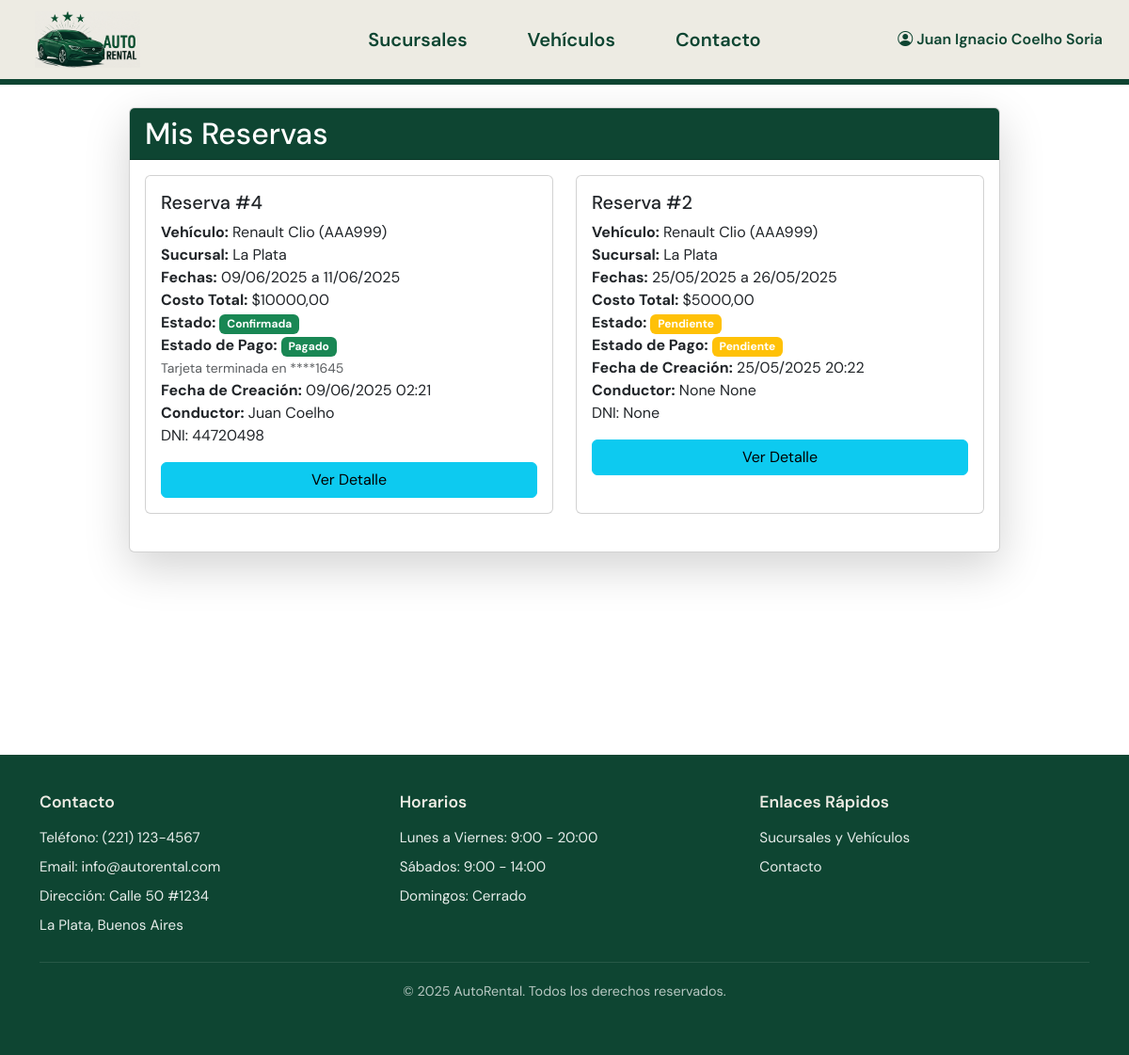
/reservas/mis_reservas/ (signed in), run on the app's committed database.
### usuarios/models.py (models this page shows, shortened)
class Usuario(AbstractUser):
    username = None  # Eliminamos username
    email = models.EmailField(_('email address'), unique=True)
    edad = models.PositiveIntegerField(null=True)
    DNI = models.CharField(max_length=10, unique=True, null=True)
    ROLES = (
        ('ADMIN', 'Administrador'),
        ('CLIENTE', 'Cliente'),
        ('EMPLEADO', 'Empleado')
    )
    rol = models.CharField(max_length=10, choices=ROLES, default='CLIENTE')
    is_staff = models.BooleanField(default=False)
    is_superuser = models.BooleanField(default=False)
    USERNAME_FIELD = 'email'
    REQUIRED_FIELDS = ['first_name', 'last_name']
    objects = UsuarioManager()

### reservas/models.py (models this page shows, shortened)
class Reserva(models.Model):
    ESTADO_RESERVA_CHOICES = (
        ('PENDIENTE', 'Pendiente'),
        ('CONFIRMADA', 'Confirmada'),
        ('CANCELADA', 'Cancelada'),
        ('FINALIZADA', 'Finalizada'),
    )
    ESTADO_PAGO_CHOICES = (
        ('PENDIENTE', 'Pendiente'),
        ('PROCESANDO', 'Procesando'),
        ('PAGADO', 'Pagado'),
        ('FALLIDO', 'Fallido'),
        ('REEMBOLSADO', 'Reembolsado'),
    )
    cliente = models.ForeignKey(settings.AUTH_USER_MODEL, on_delete=models.CASCADE, related_name='reservas')
    vehiculo = models.ForeignKey(Vehiculo, on_delete=models.CASCADE, related_name='reservas')
    fecha_recogida = models.DateField()
    fecha_devolucion = models.DateField()
    costo_total = models.DecimalField(max_digits=10, decimal_places=2, null=True, blank=True)
    estado = models.CharField(max_length=20, choices=ESTADO_RESERVA_CHOICES, default='PENDIENTE')
    fecha_creacion = models.DateTimeField(auto_now_add=True)
    conductor_nombre = models.CharField(max_length=100, null=True, blank=True)
    conductor_apellido = models.CharField(max_length=100, null=True, blank=True)
    conductor_dni = models.CharField(max_length=20, null=True, blank=True, unique=True)
    estado_pago = models.CharField(max_length=20, choices=ESTADO_PAGO_CHOICES, default='PENDIENTE')
    fecha_pago = models.DateTimeField(null=True, blank=True)
    referencia_pago = models.CharField(max_length=100, null=True, blank=True)
    ultimos_4_digitos_tarjeta = models.CharField(max_length=4, null=True, blank=True)
    @property
    def esta_pagado(self):
        return self.estado_pago == 'PAGADO'
    class Meta:
        verbose_name_plural = "Reservas"
        ordering = ['fecha_recogida']

### vehiculos/models.py (models this page shows, shortened)
class Vehiculo(models.Model):
    TIPO_CHOICES = [
        ('AUTOMOVIL', 'Automóvil'),
        ('CAMIONETA', 'Camioneta'),
        ('4X4', '4x4'),
    ]
    REEMBOLSO_CHOICES = [
        ('0', '0%'),
        ('20', '20%'),
        ('100', '100%'),
    ]
    marca = models.CharField(max_length=100)
    modelo = models.CharField(max_length=100)
    año = models.PositiveIntegerField()
    patente = models.CharField(max_length=10, unique=True)
    tipo = models.CharField(max_length=20, choices=TIPO_CHOICES, default='AUTOMOVIL')
    capacidad = models.PositiveIntegerField(default=5, help_text='Número de pasajeros')
    precio_por_dia = models.DecimalField(max_digits=10, decimal_places=2)
    sucursal_actual = models.ForeignKey(Sucursal, on_delete=models.CASCADE, related_name='vehiculos_en_sucursal')
    disponible = models.BooleanField(default=True)
    foto_base64 = models.TextField(blank=True, null=True)
    politica_de_reembolso = models.CharField(
        max_length=3,
        choices=REEMBOLSO_CHOICES,
        default='0'
    )
    class Meta:
        verbose_name_plural = "Vehículos"

### sucursales/models.py (models this page shows, shortened)
class Sucursal(models.Model):
    nombre = models.CharField(max_length=100)
    direccion = models.CharField(max_length=200)
    telefono = models.CharField(max_length=20)
    class Meta:
        verbose_name_plural = "Sucursales"

### reservas/views.py (the view)
# urls.py: path('mis_reservas/', views.mis_reservas, name='mis_reservas'),
@login_required
def mis_reservas(request):
    reservas = Reserva.objects.filter(cliente=request.user).order_by('-fecha_creacion')
    context = {
        'reservas': reservas,
        'today': datetime.date.today()
    }
    return render(request, 'reservas/mis_reservas.html', context)

### reservas/templates/reservas/mis_reservas.html (shortened to what this page needs)
{% extends 'home/base.html' %}
{% load reserva_filters %}
{% block content %}
<div class="row justify-content-center">
    <div class="col-md-10">
        <div class="card shadow-lg">
            <div class="card-header text-white" style="background-color: #0e4532;">
                <h2 class="mb-0">Mis Reservas</h2>
            </div>
            <div class="card-body">
                {% if reservas %}
                    <div class="row">
                        {% for reserva in reservas %}
                            <div class="col-md-6 mb-4">
                                <div class="card h-100">
                                    <div class="card-body">
                                        <h5 class="card-title">Reserva #{{ reserva.id }}</h5>
                                        <p class="card-text">
                                            <strong>Vehículo:</strong> {{ reserva.vehiculo.marca }} {{ reserva.vehiculo.modelo }} ({{ reserva.vehiculo.patente }})<br>
                                            <strong>Sucursal:</strong> {{ reserva.vehiculo.sucursal_actual.nombre }}<br>
                                            <strong>Fechas:</strong> {{ reserva.fecha_recogida|date:"d/m/Y" }} a {{ reserva.fecha_devolucion|date:"d/m/Y" }}<br>
                                            <strong>Costo Total:</strong> ${{ reserva.costo_total|floatformat:2 }}<br>
                                            <strong>Estado:</strong>
                                            <span class="badge {% if reserva.estado == 'PENDIENTE' %}bg-warning{% elif reserva.estado == 'CONFIRMADA' %}bg-success{% elif reserva.estado == 'CANCELADA' %}bg-danger{% else %}bg-secondary{% endif %}">
                                                {{ reserva.get_estado_display }}
                                            </span><br>
                                            <strong>Estado de Pago:</strong>
                                            <span class="badge {% if reserva.estado_pago == 'PAGADO' %}bg-success{% elif reserva.estado_pago == 'PENDIENTE' %}bg-warning{% elif reserva.estado_pago == 'FALLIDO' %}bg-danger{% else %}bg-secondary{% endif %}">
                                                {{ reserva.get_estado_pago_display }}
                                            </span>
                                            {% if reserva.esta_pagado and reserva.ultimos_4_digitos_tarjeta %}
                                                <br><small class="text-muted">Tarjeta terminada en ****{{ reserva.ultimos_4_digitos_tarjeta }}</small>
                                            {% endif %}
                                            <br>
                                            <strong>Fecha de Creación:</strong> {{ reserva.fecha_creacion|date:"d/m/Y H:i" }}
                                            <br>
                                            <strong>Conductor:</strong> {{ reserva.conductor_nombre }} {{ reserva.conductor_apellido }}<br>DNI: {{ reserva.conductor_dni }}
                                        </p>
                                        <div class="d-flex gap-2">
                                            <a href="{% url 'reservas:detalle_reserva' reserva.id %}" class="btn btn-info flex-grow-1">Ver Detalle</a>
                                        </div>
                                    </div>
                                </div>
                            </div>
                        {% endfor %}
                    </div>
                {% else %}
                    <div class="text-center">
                        <p>No tienes reservas realizadas.</p>
                        <a href="{% url 'sucursales:lista_sucursales' %}" class="btn btn-primary">Explorar vehículos para reservar</a>
                    </div>
                {% endif %}
            </div>
        </div>
    </div>
</div>
{% endblock %}

### home/templates/home/base.html (shortened to what this page needs)
<!DOCTYPE html>
<html lang="es">
<head>
    <link href="https://cdn.jsdelivr.net/npm/bootstrap@5.3.3/dist/css/bootstrap.min.css" rel="stylesheet">
    <link rel="stylesheet" href="https://cdn.jsdelivr.net/npm/bootstrap-icons@1.11.3/font/bootstrap-icons.min.css">
    {% load static %}
    <link rel="stylesheet" href="{% static 'home/styles.css' %}">
</head>
<body>
<nav class="navbar navbar-expand-lg navbar-custom">
    <div class="container-fluid position-relative">
        {% load static %}
        <a class="navbar-brand" href="{% if user.is_authenticated and user.is_superuser %}{% url 'admin_menu' %}{% else %}{% url 'home:home' %}{% endif %}">
            <img src="{% static 'home/img/AutoRental_Logo.png' %}" alt="Autorental" height="60">
        </a>
        <div class="collapse navbar-collapse" id="navbarNav">
            <ul class="navbar-nav navbar-center">
                <li class="nav-item">
                    <a class="nav-link" href="{% url 'sucursales:lista_sucursales' %}">Sucursales</a>
                </li>
                <li class="nav-item">
                    <a class="nav-link" href="{% url 'sucursales:lista_vehiculos' %}">Vehículos</a>
                </li>
                <li class="nav-item">
                    <a class="nav-link" href="{% url 'home:contacto' %}">Contacto</a>
                </li>
            </ul>
            <ul class="navbar-nav navbar-right">
                {% if user.is_authenticated %}
                    {% if user.is_superuser %}
                        <li class="nav-item">
                            <a class="nav-link" href="{% url 'admin_menu' %}">Panel Admin</a>
                        </li>
                        <li class="nav-item">
                            <a class="nav-link" href="{% url 'logout' %}">Cerrar sesión</a>
                        </li>
                    {% else %}
                        <li class="nav-item dropdown">
                            <a class="nav-link dropdown-toggle" href="#" id="userDropdown" role="button" data-bs-toggle="dropdown" aria-expanded="false">
                                <i class="bi bi-person-circle"></i> {{ user.get_full_name|default:user.email }}
                            </a>
                        </li>
                    {% endif %}
                {% endif %}
            </ul>
        </div>
    </div>
</nav>
<div class="container mt-4 {% if request.path == '/' %}home-content{% endif %}">
    {% block content %}{% endblock %}
</div>
<footer class="footer">
    <div class="container">
        <div class="footer-content">
            <div class="footer-section">
                <h5>Contacto</h5>
                <p>Teléfono: (221) 123-4567</p>
                <p>Email: info@autorental.com</p>
                <p>Dirección: Calle 50 #1234</p>
                <p>La Plata, Buenos Aires</p>
            </div>
            <div class="footer-section">
                <h5>Horarios</h5>
                <p>Lunes a Viernes: 9:00 - 20:00</p>
                <p>Sábados: 9:00 - 14:00</p>
                <p>Domingos: Cerrado</p>
            </div>
            <div class="footer-section">
                <h5>Enlaces Rápidos</h5>
                <a href="{% url 'sucursales:lista_sucursales' %}">Sucursales y Vehículos</a>
                <a href="{% url 'home:contacto' %}">Contacto</a>
            </div>
        </div>
        <div class="footer-bottom">
            <p>&copy; {% now "Y" %} AutoRental. Todos los derechos reservados.</p>
        </div>
    </div>
</footer>
</body>
</html>

### static/home/styles.css (style rules this page uses)
body { font-family: 'DM Sans', sans-serif; margin: 0; padding: 0; min-height: 100vh; display: flex; flex-direction: column; }
.container.mt-4 { flex: 1; position: relative !important; z-index: 1 !important; margin-top: 0 !important; padding-top: 24px !important; min-height: calc(100vh - 88px) !important; }
.navbar-custom { background-color: #edebe3; padding: 7px 0; border-bottom: 6px solid #0e4532; position: relative; z-index: 1030; }
.navbar-center { position: absolute !important; left: 50% !important; transform: translateX(-50%) !important; display: flex !important; gap: 1rem !important; }
.navbar-center .nav-link { font-family: 'DM Sans', sans-serif !important; font-size: 1.25rem !important; font-weight: 600 !important; padding: 8px 24px !important; color: #0e4532 !important; border-radius: 6px !important; transition: all 0.3s ease !important; }
.navbar-right { margin-left: auto !important; }
.navbar-right .nav-link { font-family: 'DM Sans', sans-serif !important; font-size: 1rem !important; font-weight: 600 !important; padding: 8px 16px !important; color: #0e4532 !important; border-radius: 6px !important; transition: all 0.3s ease !important; }
.navbar-nav .nav-link { position: relative !important; }
.navbar-nav .nav-link::after { content: ''; position: absolute; width: 0; height: 2px; bottom: 0; left: 50%; background-color: #0e4532; transition: all 0.3s ease; transform: translateX(-50%); opacity: 0; }
.navbar-brand { margin-left: 25px !important; }
.footer { background-color: #0e4532; color: #ffffff; padding: 40px 0; margin-top: auto; font-family: 'DM Sans', sans-serif !important; }
.footer-content { display: flex; justify-content: space-between; align-items: flex-start; flex-wrap: wrap; gap: 2rem; }
.footer-section { flex: 1; min-width: 250px; }
.footer-section h5 { color: #edebe3; font-weight: 600; margin-bottom: 1rem; font-size: 1.1rem; }
.footer-section p, .footer-section a { color: rgba(255, 255, 255, 0.9); text-decoration: none; margin-bottom: 0.5rem; font-size: 0.95rem; display: block; }
.footer-bottom { text-align: center; padding-top: 20px; margin-top: 20px; border-top: 1px solid rgba(255, 255, 255, 0.1); color: rgba(255, 255, 255, 0.7); font-size: 0.9rem; }

### data on the page
Usuario: get_full_name "Juan Ignacio Coelho Soria"
Reserva: id "4", vehiculo.marca "Renault", vehiculo.modelo "Clio", vehiculo.patente "AAA999", vehiculo.sucursal_actual.nombre "La Plata", fecha_recogida "09/06/2025", fecha_devolucion "11/06/2025", costo_total "10000,00", estado "Confirmada", estado_pago "Pagado", ultimos_4_digitos_tarjeta "1645", fecha_creacion "09/06/2025 02:21", conductor_nombre "Juan", conductor_apellido "Coelho", conductor_dni "44720498"
Reserva: id "2", vehiculo.marca "Renault", vehiculo.modelo "Clio", vehiculo.patente "AAA999", vehiculo.sucursal_actual.nombre "La Plata", fecha_recogida "25/05/2025", fecha_devolucion "26/05/2025", costo_total "5000,00", estado "Pendiente", estado_pago "Pendiente", fecha_creacion "25/05/2025 20:22", conductor_nombre "None", conductor_apellido "None", conductor_dni "None"
